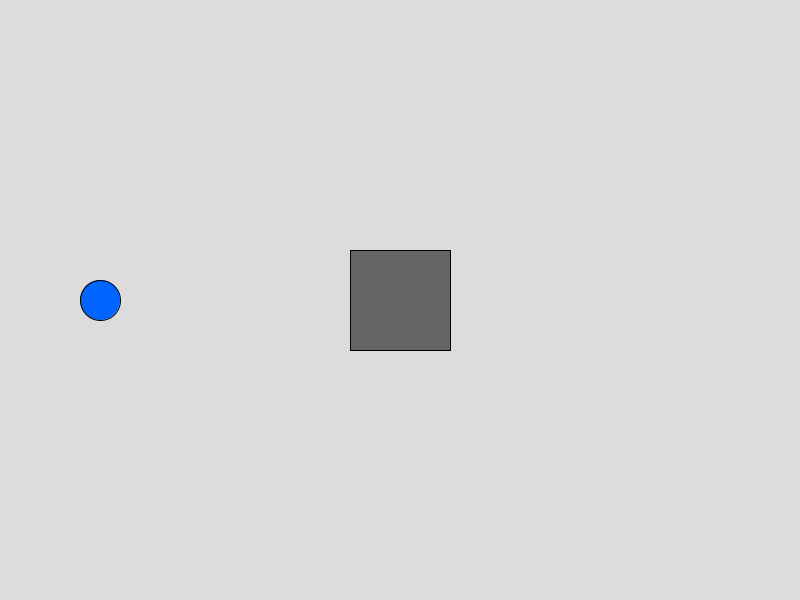
Frame 1 (no input)
Frame 60 (the mouse pressed at the canvas centre just before this capture): identical to frame 1, image omitted
Frame 120 (the mouse held since frame 60 and released just before this capture): identical to frame 1, image omitted

The Processing sketch that drew this single still picture (run headless with seeded random() and noise(); from frame 60 on, the mouse is pressed at the canvas centre):

// Processing sketch: Colisi_n_rect_ngulo_c_rculo
// ── Colisi_n_rect_ngulo_c_rculo.pde
float circuloX;
float circuloY;

float rectanguloX;
float rectanguloY;
float anchoRectangulo;
float altoRectangulo;

boolean colision;

void setup() {
  size(800, 600);

  circuloX = 100;
  circuloY = 300;

  rectanguloX = 350;
  rectanguloY = 250;
  anchoRectangulo = 100;
  altoRectangulo = 100;

  colision = false;
}

void draw() {
  background(220);

  if (keyPressed) {
    if (keyCode == RIGHT) {
      circuloX = circuloX + 4;
    }

    if (keyCode == LEFT) {
      circuloX = circuloX - 4;
    }

    if (keyCode == UP) {
      circuloY = circuloY - 4;
    }

    if (keyCode == DOWN) {
      circuloY = circuloY + 4;
    }
  }

  if (circuloX + 20 > rectanguloX &&
      circuloX - 20 < rectanguloX + anchoRectangulo &&
      circuloY + 20 > rectanguloY &&
      circuloY - 20 < rectanguloY + altoRectangulo) {
    colision = true;
  } else {
    colision = false;
  }

  if (colision) {
    fill(255, 0, 0);
  } else {
    fill(100);
  }

  rect(rectanguloX, rectanguloY, anchoRectangulo, altoRectangulo);

  fill(0, 100, 255);
  ellipse(circuloX, circuloY, 40, 40);
}
